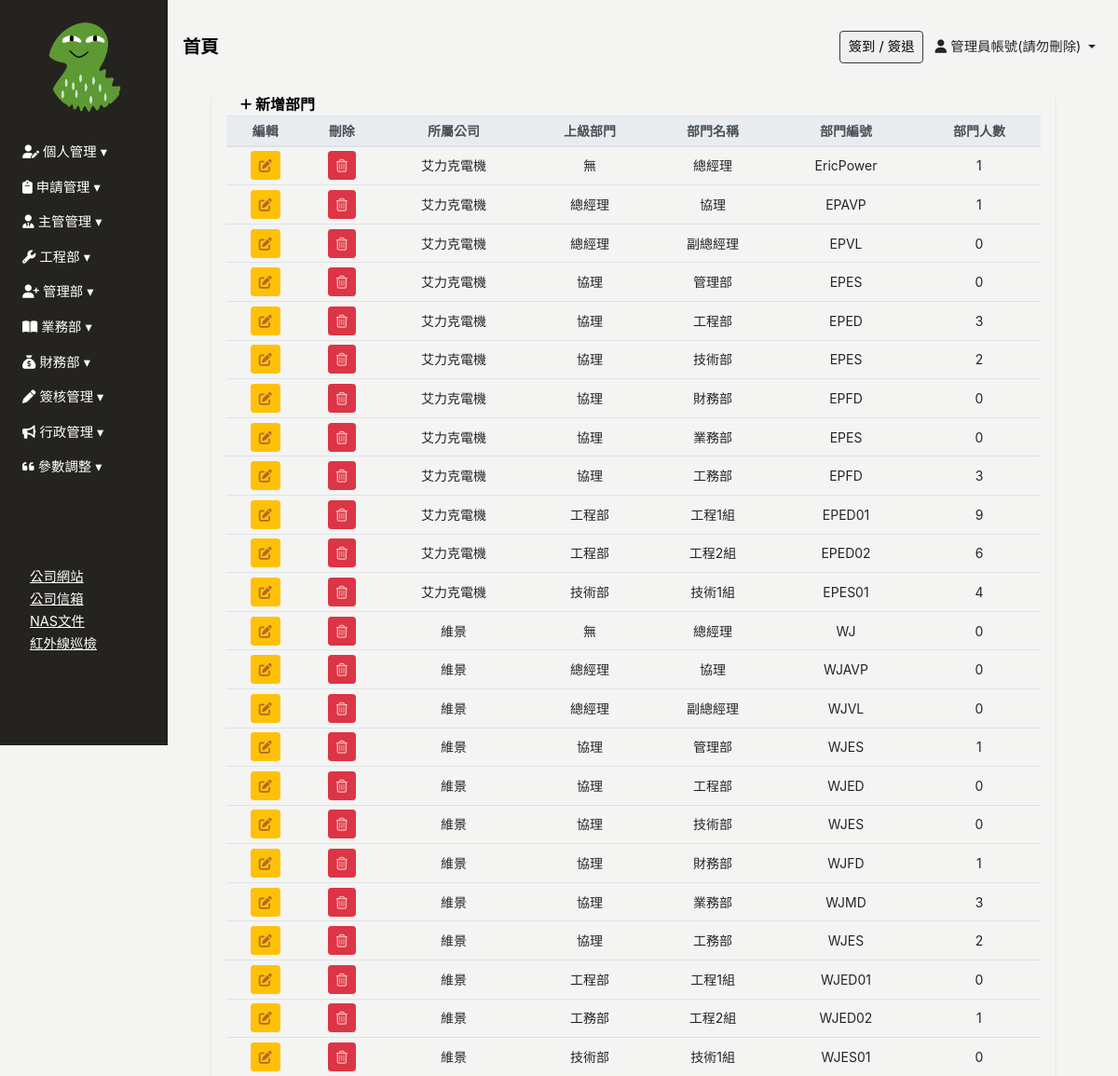
The app's page /department/ (signed in) with its own data.
### Backend/models.py (models this page shows, shortened)
class ModifiedModel(models.Model):
    modified_by = models.ForeignKey("Employee", on_delete=models.SET_NULL, null=True, blank=True)
    created_date = models.DateField(default=timezone.now,verbose_name='建立日期')
    update_date = models.DateField(auto_now=True, verbose_name='更新日期')
    class Meta:
        abstract = True

class Employee(ModifiedModel):
    GENDER_CHOICES = [
        ('M', '男'),
        ('F', '女'),
    ]
    BLOOD_TYPE_CHOICES = [
        ('A', 'A型'),
        ('B', 'B型'),
        ('AB','AB型'),
        ('O', 'O型'),
    ]
    MARITAL_STATUS_CHOICES = [
        ('M', '已婚'),
        ('S', '未婚'),
        ('D', '離異'),
    ]
    MILITARY_STATUS_CHOICES = [
        ('M', '義務役'),
        ('E', '免服役'),
        ('A', '替代役'),
    ]
    user = models.OneToOneField(User, null=True, blank=True, on_delete=models.CASCADE)
    profile_image = models.ImageField(upload_to='employee_profile/', blank=True, null=True, default='employee_profile/default_profile.png', verbose_name='員工照片')
    location_city = models.CharField(max_length=4, choices=LOCATION_CHOICES, null=True, blank=True, verbose_name='居住城市(用於計算)')
    uploaded_files = models.ManyToManyField(UploadedFile,blank=True,  related_name="userfile")
    annualleaves = models.ManyToManyField(AnnualLeave,blank=True,  related_name="AnnualLeave_user")
    full_name = models.CharField(max_length=30, null=True, blank=True, verbose_name='員工名稱')
    employee_id	 = models.CharField(max_length=30, blank=True,verbose_name='員工編號')
    departments = models.ForeignKey('Department', on_delete=models.SET_NULL, blank=True, null=True, related_name='employees', verbose_name='部門名稱')# 你可以通过department.employees.all()访问一个部门的所有员工。
    position = models.CharField(max_length=30, null=True, blank=True, verbose_name='職稱')
    phone_number = models.CharField(max_length=20, null=True, blank=True,verbose_name='手機號碼')
    contact_number = models.CharField(max_length=20, null=True, blank=True,verbose_name='聯絡電話(報價單顯示)')
    start_work_date = models.DateField(null=True, blank=True, verbose_name='到職日期')
    id_number = models.CharField(max_length=20, null=True, blank=True, verbose_name='身份證字號')
    birthday = models.DateField(null=True, blank=True, verbose_name='出生日期')
    gender = models.CharField(max_length=1, choices=GENDER_CHOICES, null=True, blank=True, verbose_name='性別')
    blood_type = models.CharField(max_length=2, choices=BLOOD_TYPE_CHOICES, null=True, blank=True, verbose_name='血型')
    birth_place = models.CharField(max_length=100, null=True, blank=True, verbose_name='出生地')
    marital_status = models.CharField(max_length=1, choices=MARITAL_STATUS_CHOICES, null=True, blank=True, verbose_name='婚姻狀況')
    military_status = models.CharField(max_length=1, choices=MILITARY_STATUS_CHOICES, null=True, blank=True, verbose_name='兵役狀況')
    permanent_address = models.CharField(max_length=50, null=True, blank=True, verbose_name='戶籍地址')
    current_address_city = models.CharField(max_length=50, null=True, blank=True, verbose_name='現居地址縣市')
    current_address = models.CharField(max_length=50, null=True, blank=True, verbose_name='現居地址')
    location = models.CharField(max_length=50, null=True, blank=True, verbose_name='所在地')
    company_email = models.EmailField(null=True, blank=True, verbose_name='公司E_Mail')
    personal_email = models.EmailField(null=True, blank=True, verbose_name='個人E_Mail(報價單顯示)')
    emergency_contact = models.CharField(max_length=50, null=True, blank=True, verbose_name='緊急聯絡人1')
    emergency_contact_relations = models.CharField(max_length=50, null=True, blank=True, verbose_name='關係1')
    emergency_contact_phone = models.CharField(max_length=20, null=True, blank=True, verbose_name='聯絡人電話1')
    default_salary = models.PositiveIntegerField(default=26000, null=True, blank=True, verbose_name="基本薪資")
    job_addition = models.PositiveIntegerField(default=0, null=True, blank=True, verbose_name="職務加給")
    phone_addition = models.PositiveIntegerField(default=0, null=True, blank=True, verbose_name="手機加給")
    certificates_addition = models.PositiveIntegerField(default=0, null=True, blank=True, verbose_name="證照加給")
    labor_protection = models.PositiveIntegerField(default=0, null=True, blank=True, verbose_name="勞保級距")
    health_insurance = models.PositiveIntegerField(default=0, null=True, blank=True, verbose_name="健保級距")
    labor_pension_moeny = models.PositiveIntegerField(default=6, null=True, blank=True, verbose_name="勞退級距")
    labor_pension = models.PositiveIntegerField(default=6, null=True, blank=True, verbose_name="勞退比例(%)")
    class Meta:
        verbose_name = "員工"   # 單數
        verbose_name_plural = verbose_name   #複數

class Department(ModifiedModel):
    COMPANY_CHOICES = [
        ('艾力克電機', '艾力克電機'),
        ('維景', '維景'),
    ]
    belong_to_company =models.CharField(max_length=20,choices=COMPANY_CHOICES, null=True, blank=True,verbose_name="所屬公司")
    parent_department  = models.ForeignKey('self',max_length=30,  on_delete=models.SET_NULL, null=True, blank=True, verbose_name='上層部門')
    department_name = models.CharField(max_length=30, null=True, blank=True,verbose_name='部門名稱')
    department_id = models.CharField(max_length=20, null=True, blank=True,verbose_name='部門編號')
    class Meta:
        verbose_name = "部門"   # 單數
        verbose_name_plural = verbose_name   #複數

### Frontend/views.py (the view, shortened to what this page needs)
# urls.py: path('department/', login_required(views.Department_list.as_view()), name='department'),
class Department_list(UserPassesTestMixin,ListView):
    model = Department
    template_name = 'department/department.html'
    context_object_name = 'department'
    def get_context_data(self, **kwargs):
        context = super().get_context_data(**kwargs)
        context['department_form'] = DepartmentForm()
        return context
    def test_func(self):
        return Check_Permissions(self.request.user,"管理部")

### Frontend/templates/department/department.html (shortened to what this page needs)
{% extends 'base/base_dashboard.html' %}
{% block import %}
{% load static%}
<link rel="stylesheet" href="{% static 'css/department/department.css' %}">
{% endblock %}
{% block main %}
<div class="main px-3 px-md-5">
    <div class="department-table container-fluid shadow-sm table-responsive-lg">
        <table class="table table-sm table-hover text-center" id="table" data-toggle="table" data-sortable="true"
        data-toolbar="#toolbar" data-search="true" data-show-columns="true"data-filter-strict-search="true"
        data-show-columns-toggle-all="true" data-pagination="true" data-page-size="25" data-page-list="[25, All]"
        data-filter-control="true">
            <div id="toolbar">
                <div class="department-header container-fluid">
                    <a href="" class="font-weight-bold" id="sys_new" data-toggle="modal"
                        data-target="#department-modal">
                        <i class="fa-solid fa-plus fa-sm" style="color: #000000;"></i> 新增部門
                    </a>
                </div>
                <thead class="thead-light" style="font-size: 14px;">
                    <tr>
                        <th data-force-hide="true" data-switchable="false" data-no-print="true">編輯</th>
                        <th data-force-hide="true" data-switchable="false" data-no-print="true">刪除</th>
                        <th data-field="belong_to_company" data-sortable="true">所屬公司</th>
                        <th data-field="parent_department" data-sortable="true">上級部門</th>
                        <th data-field="department_name" data-sortable="true">部門名稱</th>
                        <th data-field="department_id" data-sortable="true">部門編號</th>
                        <th data-field="headcount" data-sortable="true">部門人數</th>
                    </tr>
                </thead>
                <tbody style="font-size: 14px;">
                    {% for d in department %}
                    <tr>
                        <td>
                            <a type="button" data-url="department" data-id="{{ d.id }}"
                                class="btn btn-sm btn-warning" data-toggle="modal"
                                data-target="#department-modal" onclick="LoadData(event)">
                                <i class="fas fa-edit"></i>
                            </a>
                        </td>
                        <td>
                            <a data-url="department" data-id="{{ d.id }}" type="button" onclick="DELETE_handleClick(event)"
                            class="btn btn-sm btn-danger"><i class="far fa-trash-alt"></i></a>
                        </td>
                        <td>{% if d.belong_to_company %}{{ d.belong_to_company }}{% endif %}</td>
                        <td>{% if d.parent_department %}{{ d.parent_department.department_name }}{% else %}無{% endif %}</td>
                        <td>{% if d.department_name %}{{ d.department_name }}{% endif %}</td>
                        <td>{% if d.department_id %}{{ d.department_id }}{% endif %}</td>
                        <td>{{ d.employees.all.count }}</td>
                    </tr>
                    {% endfor %}
                </tbody>
        </table>
    </div>
</div>
{% endblock %}

### Frontend/templates/base/sidebar.html (shortened to what this page needs)
{% load tz %}
{% load custom_tags %}
{% load static%}
<div class="sidebar pl-2 collapse width show" id="sidebarCollapse">
    <div class="sidebar-img w-50 mx-auto pt-4">
        <img src="{{ request.user.employee.profile_image.url }}" class="img-fluid" style="border-radius: 50%;object-fit: cover;" >
    </div>
    <ul class="nav flex-column mt-4" id="sidebarMenu">
        <li class="nav-item">
            <a class="nav-link collapsed" href="#" data-target="#calendarCollapse" data-toggle="collapse">
                <i class="fa-solid fa-user-pen" style="color: #ffffff;"></i> 個人管理
            </a>
        </li>
        <li class="nav-item">
            <a class="nav-link collapsed" href="#" data-target="#applicationCollapse" data-toggle="collapse">
                <i class="fa-solid fa-clipboard" style="color: #ffffff;"></i> 申請管理
            </a>
        </li>
        {% if user|in_group_T_or_F:"主管" or pass_test_func %}
        <li class="nav-item">
            <a class="nav-link collapsed" href="#" data-target="#directorCollapse" data-toggle="collapse"
                aria-expanded="false" aria-controls="directorCollapse">
                <i class="fa-solid fa-user-tie" style="color: #ffffff;"></i> 主管管理
            </a>
        </li>
        {% endif %}
        {% if user|in_group_T_or_F:"工程" or pass_test_func %}
        <li class="nav-item">
            <a class="nav-link collapsed" href="#" data-target="#engineerCollapse" data-toggle="collapse"
                aria-expanded="false" aria-controls="engineerCollapse">
                <i class="fa-solid fa-wrench" style="color: #ffffff;"></i> 工程部
            </a>
        </li>
        {% endif %}
        {% if user|in_group_T_or_F:"簽核流程管理" or user|in_group_T_or_F:"管理部" or user|in_group_T_or_F:"員工出勤" or pass_test_func %}
        <li class="nav-item">
            <a class="nav-link collapsed" href="#" data-target="#personnelCollapse" data-toggle="collapse"
                aria-expanded="false" aria-controls="personnelCollapse">
                <i class="fa-solid fa-user-plus" style="color: #ffffff;"></i> 管理部
            </a>
        </li>
        {% endif %}
        {% if user|in_group_T_or_F:"業務" or pass_test_func %}
        <li class="nav-item">
            <a class="nav-link collapsed" href="#" data-target="#salesCollapse" data-toggle="collapse"
                aria-expanded="false" aria-controls="salesCollapse">
                <i class="fa-solid fa-book-open" style="color: #ffffff;"></i> 業務部
            </a>
        </li>
        {% endif %}
        {% if user|in_group_T_or_F:"財務部" or pass_test_func %}
        <li class="nav-item">
            <a class="nav-link collapsed" href="#financialCollapse" data-toggle="collapse" aria-expanded="false"
                aria-controls="financialCollapse">
                <i class="fa-solid fa-sack-dollar" style="color: #ffffff;"></i> 財務部
            </a>
        </li>
        {% endif %}
        <li class="nav-item">
            <a class="nav-link collapsed" href="#approvalCollapse" data-toggle="collapse" aria-expanded="false"
                aria-controls="approvalCollapse">
                <i class="fa-solid fa-pen" style="color: #ffffff;"></i> 簽核管理
            </a>
        </li>
        {% if user|in_group_T_or_F:"公告" or pass_test_func %}
        <li class="nav-item">
            <a class="nav-link collapsed" href="#newsCollapse" data-toggle="collapse" aria-expanded="false"
                aria-controls="newsCollapse">
                <i class="fa-solid fa-bullhorn" style="color: #ffffff;"></i> 行政管理
            </a>
        </li>
        {% endif %}
        {% if pass_test_func or  user|in_group_T_or_F:"參數管理"  %}
        <li class="nav-item">
            <a class="nav-link collapsed" href="#OP" data-toggle="collapse" aria-expanded="false" aria-controls="OP">
                <i class="fa-solid fa-quote-left" style="color: #ffffff;"></i> 參數調整
            </a>
        </li>
        {% endif %}
        <li class="nav-item" style="margin-top: 50%;">
            <ul class="nav flex-column ml-4">
                <li>
                    <a href="https://web.hocom.tw/h/index?key=aqurz" type="button" style="text-decoration: underline;">公司網站</a>
                </li>
                <li>
                    <a href="http://211.75.230.86/webmail-cgi/XwebMail?_task=login&_remove=1" type="button" style="text-decoration: underline;">公司信箱</a>
                </li>
                <li>
                    <a href="https://211.75.230.87:5001/#/signin" type="button" style="text-decoration: underline;">NAS文件</a>
                </li>
                <li>
                    <a href="https://www.wgi.tw:5557/logout" type="button" style="text-decoration: underline;">紅外線巡檢</a>
                </li>
            </ul>
        </li>
    </ul>
</div>

### Frontend/templates/base/header.html (shortened to what this page needs)
<header class="d-flex justify-content-between align-items-center px-3">
    <div>
        <a href="{% url 'index' %}" style="color: #000; text-decoration: none;">
            <span class="font-weight-bold" style="font-size: clamp(1rem, 2vw, 1.2rem);">
                首頁
            </span>
        </a>
    </div>
    <div>
        <button type="button" class="display-none border border-dark rounded mr-2" data-toggle="modal" data-target="#clock-inout" @click="catchDateTime">
            簽到 / 簽退
        </button>
        <span class="display-none dropdown-toggle mr-2 employee_full_name" data-toggle="dropdown">
            <i class="fa-solid fa-user"></i> {{ request.user.employee.full_name }}
        </span>
    </div>
</header>
{% load static %}

### records on screen
Department: belong_to_company "艾力克電機", shows "無", department_name "總經理", department_id "EricPower", employees.all.count "1"
Department: belong_to_company "艾力克電機", parent_department.department_name "總經理", department_name "協理", department_id "EPAVP", employees.all.count "1"
Department: belong_to_company "艾力克電機", parent_department.department_name "總經理", department_name "副總經理", department_id "EPVL", employees.all.count "0"
Department: belong_to_company "艾力克電機", parent_department.department_name "協理", department_name "管理部", department_id "EPES", employees.all.count "0"
Department: belong_to_company "艾力克電機", parent_department.department_name "協理", department_name "工程部", department_id "EPED", employees.all.count "3"
Department: belong_to_company "艾力克電機", parent_department.department_name "協理", department_name "技術部", department_id "EPES", employees.all.count "2"
Department: belong_to_company "艾力克電機", parent_department.department_name "協理", department_name "財務部", department_id "EPFD", employees.all.count "0"
Department: belong_to_company "艾力克電機", parent_department.department_name "協理", department_name "業務部", department_id "EPES", employees.all.count "0"
Department: belong_to_company "艾力克電機", parent_department.department_name "協理", department_name "工務部", department_id "EPFD", employees.all.count "3"
Department: belong_to_company "艾力克電機", parent_department.department_name "工程部", department_name "工程1組", department_id "EPED01", employees.all.count "9"
Department: belong_to_company "艾力克電機", parent_department.department_name "工程部", department_name "工程2組", department_id "EPED02", employees.all.count "6"
Department: belong_to_company "艾力克電機", parent_department.department_name "技術部", department_name "技術1組", department_id "EPES01", employees.all.count "4"
Department: belong_to_company "維景", shows "無", department_name "總經理", department_id "WJ", employees.all.count "0"
Department: belong_to_company "維景", parent_department.department_name "總經理", department_name "協理", department_id "WJAVP", employees.all.count "0"
Department: belong_to_company "維景", parent_department.department_name "總經理", department_name "副總經理", department_id "WJVL", employees.all.count "0"
Department: belong_to_company "維景", parent_department.department_name "協理", department_name "管理部", department_id "WJES", employees.all.count "1"
Department: belong_to_company "維景", parent_department.department_name "協理", department_name "工程部", department_id "WJED", employees.all.count "0"
Department: belong_to_company "維景", parent_department.department_name "協理", department_name "技術部", department_id "WJES", employees.all.count "0"
Department: belong_to_company "維景", parent_department.department_name "協理", department_name "財務部", department_id "WJFD", employees.all.count "1"
Department: belong_to_company "維景", parent_department.department_name "協理", department_name "業務部", department_id "WJMD", employees.all.count "3"
Department: belong_to_company "維景", parent_department.department_name "協理", department_name "工務部", department_id "WJES", employees.all.count "2"
Department: belong_to_company "維景", parent_department.department_name "工程部", department_name "工程1組", department_id "WJED01", employees.all.count "0"
Department: belong_to_company "維景", parent_department.department_name "工務部", department_name "工程2組", department_id "WJED02", employees.all.count "1"
Department: belong_to_company "維景", parent_department.department_name "技術部", department_name "技術1組", department_id "WJES01", employees.all.count "0"

### other values on screen
{{ request.user.employee.full_name }} "管理員帳號(請勿刪除)"
